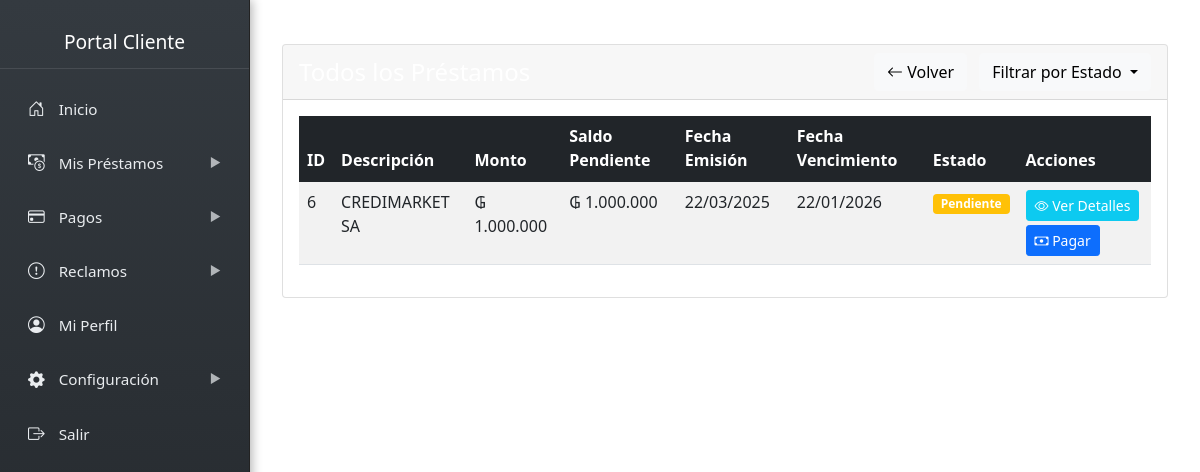
The page /cliente/prestamos/ver_prestamos.php?error=id_invalido (signed in) on the database as committed earlier.
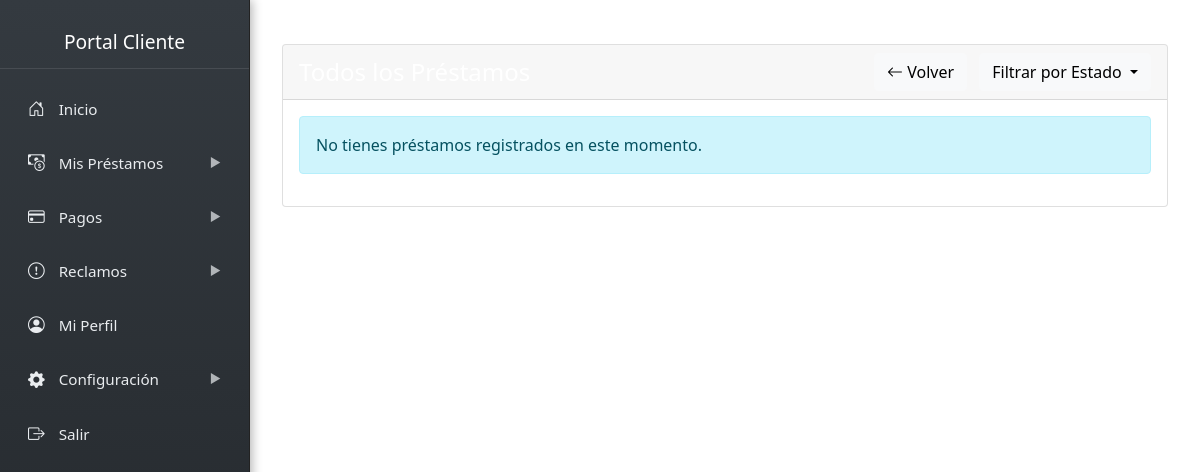
The same page on the database as committed later.
### tables this page shows
CREATE TABLE `deudas` (
  `id` int NOT NULL,
  `cliente_id` int NOT NULL,
  `politica_interes_id` int NOT NULL,
  `notas` text,
  `monto` decimal(12,2) NOT NULL,
  `cuotas` int NOT NULL DEFAULT '1',
  `fecha_emision` date NOT NULL,
  `saldo_pendiente` decimal(12,2) NOT NULL,
  `descripcion` text,
  `fecha_vencimiento` date NOT NULL,
  `estado` enum('pendiente','pagado','vencido','cancelado') DEFAULT 'pendiente',
  `created_at` timestamp NULL DEFAULT CURRENT_TIMESTAMP,
  `monto_cuota` decimal(12,2) GENERATED ALWAYS AS ((`monto` / `cuotas`)) STORED
);

### cliente/prestamos/ver_prestamos.php (the view, shortened to what this page needs)
<?php
require_once '../include/cnx.php';
$cliente_id = $_SESSION['cliente_id'];
$estado_filtro = isset($_GET['estado']) ? $_GET['estado'] : null;
$query_base = "SELECT d.*, p.nombre as politica_nombre, p.tasa
               FROM deudas d
               JOIN politicas_interes p ON d.politica_interes_id = p.id
               WHERE d.cliente_id = ?";
if ($estado_filtro && in_array($estado_filtro, ['pendiente', 'vencido', 'pagado'])) {
    $query_base .= " AND d.estado = ?";
    $stmt = $pdo->prepare($query_base . " ORDER BY d.fecha_emision DESC");
    $stmt->execute([$cliente_id, $estado_filtro]);
} else {
    $stmt = $pdo->prepare($query_base . " ORDER BY d.fecha_emision DESC");
    $stmt->execute([$cliente_id]);
}
$prestamos = $stmt->fetchAll();
function formatMoney($amount) {
    return '₲ ' . number_format($amount, 0, ',', '.');
}
include '../include/sidebar.php';
?>
<div class="content-wrapper">
    <div class="container mt-4">
        <div class="row">
            <div class="col-md-12 mb-4">
                <div class="card">
                    <div class="card-header bg-custom text-white d-flex justify-content-between align-items-center">
                        <h4 class="mb-0">
                        </h4>
                        <div>
                            <a href="../index.php" class="btn btn-light me-2">
                                <i class="bi bi-arrow-left"></i> Volver
                            </a>
                            <div class="btn-group">
                                <button type="button" class="btn btn-light dropdown-toggle" data-bs-toggle="dropdown" aria-expanded="false">
                                    Filtrar por Estado
                                </button>
                            </div>
                        </div>
                    </div>
                    <div class="card-body">
                        <?php if (count($prestamos) > 0): ?>
                            <div class="table-responsive">
                                <table class="table table-striped table-hover">
                                    <thead class="table-dark">
                                        <tr>
                                            <th class="text-white">ID</th>
                                            <th class="text-white">Descripción</th>
                                            <th class="text-white">Monto</th>
                                            <th class="text-white">Saldo Pendiente</th>
                                            <th class="text-white">Fecha Emisión</th>
                                            <th class="text-white">Fecha Vencimiento</th>
                                            <th class="text-white">Estado</th>
                                            <th class="text-white">Acciones</th>
                                        </tr>
                                    </thead>
                                    <tbody>
                                        <?php foreach ($prestamos as $prestamo): ?>
                                            <tr>
                                                <td><?php echo $prestamo['id']; ?></td>
                                                <td><?php echo htmlspecialchars($prestamo['descripcion']); ?></td>
                                                <td><?php echo formatMoney($prestamo['monto']); ?></td>
                                                <td><?php echo formatMoney($prestamo['saldo_pendiente']); ?></td>
                                                <td><?php echo date('d/m/Y', strtotime($prestamo['fecha_emision'])); ?></td>
                                                <td><?php echo date('d/m/Y', strtotime($prestamo['fecha_vencimiento'])); ?></td>
                                                <td>
                                                    <?php
                                                    $estado_class = '';
                                                    switch($prestamo['estado']) {
                                                        case 'pendiente':
                                                            $estado_class = 'badge bg-warning';
                                                            break;
                                                    }
                                                    ?>
                                                    <span class="<?php echo $estado_class; ?>">
                                                        <?php echo ucfirst($prestamo['estado']); ?>
                                                    </span>
                                                </td>
                                                <td>
                                                    <a href="detalle_prestamo.php?id=<?php echo $prestamo['id']; ?>" class="btn btn-sm btn-info text-white">
                                                        <i class="bi bi-eye"></i> Ver Detalles
                                                    </a>
                                                    <?php if ($prestamo['estado'] != 'pagado'): ?>
                                                    <a href="../pagos/realizar_pago.php?deuda_id=<?php echo $prestamo['id']; ?>" class="btn btn-sm btn-primary mt-1">
                                                        <i class="bi bi-cash"></i> Pagar
                                                    </a>
                                                    <?php endif; ?>
                                                </td>
                                            </tr>
                                        <?php endforeach; ?>
                                    </tbody>
                                </table>
                            </div>
                        <?php else: ?>
                            <div class="alert alert-info">
                                <?php
                                if ($estado_filtro) {
                                    echo "No tienes préstamos " . strtolower($estado_filtro) . "s en este momento.";
                                } else {
                                    echo "No tienes préstamos registrados en este momento.";
                                }
                                ?>
                            </div>
                        <?php endif; ?>
                    </div>
                </div>
            </div>
        </div>
    </div>
</div>

### cliente/include/sidebar.php (shortened to what this page needs)
<!DOCTYPE html>
<html>
<head>
    <link href="https://cdn.jsdelivr.net/npm/bootstrap@5.1.3/dist/css/bootstrap.min.css" rel="stylesheet">
    <link rel="stylesheet" href="https://cdn.jsdelivr.net/npm/bootstrap-icons@1.11.1/font/bootstrap-icons.css">
</head>
<body>
  <div class="sidebar unified-sidebar">
    <div class="sidebar-header">
      <h4>Portal Cliente</h4>
    </div>
    <ul class="menu">
      <li class="menu-item">
        <a href="/sistemacobranzas/cliente/index.php" class="menu-link">
          <i class="bi bi-house-door icono-menu"></i> Inicio
        </a>
      </li>
      <li class="menu-item">
        <a href="#" class="menu-link">
          <i class="bi bi-cash-coin icono-menu"></i> Mis Préstamos
          <span class="toggle-icon">&#9654;</span>
        </a>
      </li>
      <li class="menu-item">
        <a href="#" class="menu-link">
          <i class="bi bi-credit-card icono-menu"></i> Pagos
          <span class="toggle-icon">&#9654;</span>
        </a>
      </li>
      <li class="menu-item">
        <a href="#" class="menu-link">
          <i class="bi bi-exclamation-circle icono-menu"></i> Reclamos
          <span class="toggle-icon">&#9654;</span>
        </a>
      </li>
      <li class="menu-item">
        <a href="/sistemacobranzas/cliente/perfil/mi_perfil.php" class="menu-link">
          <i class="bi bi-person-circle icono-menu"></i> Mi Perfil
        </a>
      </li>
      <li class="menu-item">
        <a href="#" class="menu-link">
          <i class="bi bi-gear-fill icono-menu"></i> Configuración
          <span class="toggle-icon">&#9654;</span>
        </a>
      </li>
      <li class="menu-item">
        <a href="/sistemacobranzas/logout.php" class="menu-link">
          <i class="bi bi-box-arrow-right icono-menu"></i> Salir
        </a>
      </li>
    </ul>
  </div>

### cliente/include/sidebar.php (style rules this page uses)
.sidebar.unified-sidebar { width: 250px; min-width: 250px; background: linear-gradient(to bottom, #343a40, #212529); border-right: 1px solid #222; height: 100vh; position: fixed; left: 0; top: 0; overflow-y: auto; padding: 15px 0; box-shadow: 2px 0 10px rgba(0,0,0,0.3); z-index: 1000; }
.sidebar.unified-sidebar .menu, .sidebar.unified-sidebar .submenu { list-style: none; padding: 0; margin: 0; }
.sidebar.unified-sidebar .menu-item { position: relative; margin-bottom: 5px; }
.sidebar.unified-sidebar .menu-link { display: block; padding: 12px 20px; color: #e9ecef; text-decoration: none !important; font-size: 0.95em; transition: all 0.3s ease; border-radius: 5px; margin: 0 8px; }
.sidebar.unified-sidebar .icono-menu { margin-right: 10px; font-size: 1.1em; width: 20px; text-align: center; }
.sidebar.unified-sidebar .toggle-icon { float: right; transition: transform 0.3s; opacity: 0.7; font-size: 0.8em; margin-top: 4px; }
.sidebar-header { padding: 15px 20px; margin-bottom: 15px; border-bottom: 1px solid rgba(255,255,255,0.1); text-align: center; }
.sidebar-header h4 { color: #fff; margin: 0; font-size: 1.2em; }
.content-wrapper { margin-left: 250px; padding: 20px; transition: background-color 0.3s ease; }

Rows that differ between the two databases and show on the page:
removed deudas: id "6", descripcion "CREDIMARKET SA", monto "₲ 1.000.000", saldo_pendiente "₲ 1.000.000", fecha_emision "22/03/2025", fecha_vencimiento "22/01/2026", estado "Pendiente"
Other text that changed with them:
text no longer shown: "ID Descripción Monto Saldo Pendiente Fecha Emisión Fecha Vencimiento Estado Acciones"
text now shown: "No tienes préstamos registrados en este momento."
